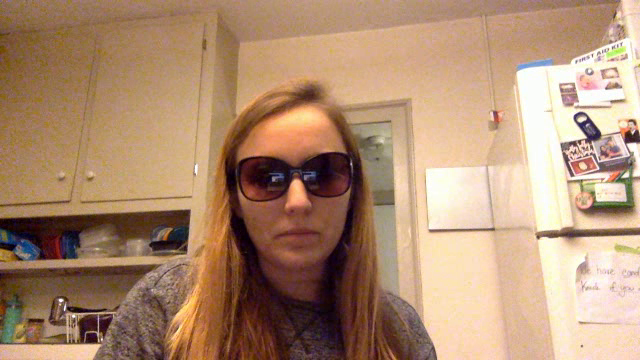
#> input picture frame 4 of code/webcam_video.avi, 640 x 360 px, given in place of the camera
$ python webcam.py
#> lines starting #> are read from the running program, lines starting #| are printed output that depends on the picture
### code/remove.py
import numpy as np
import os
from skimage import io
from scipy import signal

def median_filter(images):
    img_arr = np.array(images)
    n,w,h,c = img_arr.shape
    res = np.zeros((w,h,c))
    for i in range(c): # three rgb channels:
        channel = img_arr[:,:,:,i]
        res[:,:,i] = signal.medfilt(channel, kernel_size=(n,1,1))[n//2]
    return np.array(res).astype(int)

# [17 lines left out: functions subtract, mode_filter, not called in this run]

# [2 lines that do not run on import are left out]

### code/webcam.py
import cv2
import time
import numpy as np
from skimage import io, transform
from remove import median_filter

MAX_SIZE = 1000
HIGH_FREQ = 100
LOW_FREQ = 10

imgs = []

def update_imgs(vc):
    rval, frame = vc.read()
    height, width, _ = np.array(frame).shape
    resized = transform.resize(frame, (height//2, width//2), preserve_range=True)

    if (len(imgs) >= MAX_SIZE):
        imgs.pop(0)
    imgs.append(resized) # add the current image to img array
    return rval

def apply_median_filter(temp):
    if (len(temp) % 2 == 0):
        temp.pop(0)
    return np.array(median_filter(temp), dtype=np.uint8)

def low_frequency(index):
    temp = imgs[index % LOW_FREQ :: LOW_FREQ]
    med = apply_median_filter(temp)
    cv2.imshow('webcam', med)
    key = cv2.waitKey(1)
    return key != 27, med

def high_frequency(index):
    if (len(imgs) < MAX_SIZE):
        temp = imgs[index % FREQUENCY :: FREQUENCY]
    else:
        temp = imgs[0 :: FREQUENCY]

    med = apply_median_filter(temp)
    cv2.imshow('webcam', med)
    key = cv2.waitKey(1)
    return key != 27, med

def main():
    vc = cv2.VideoCapture(0)
    fourcc = cv2.VideoWriter_fourcc(*'XVID')
    video = cv2.VideoWriter('webcam_video.avi',fourcc, 2, (640,360))
    if vc.isOpened():
        rval, frame = vc.read()
#> frame is the input picture: shape (360, 640, 3); mean B, G, R 113.6, 141.1, 174.9
    else:
        rval = False
    i = 0
    while rval and i < 10000:
        rval = update_imgs(vc)
        if (i <= 2 * HIGH_FREQ):
            rval, frame = low_frequency(i)
        else:
            rval, frame = high_frequency(i)
        video.write(frame)
        i += 1
#> this loop made 1 pass; (key Esc is pressed on pass 1)
#> (height in update_imgs, width in update_imgs, i) on pass 1: (360, 640, 1)
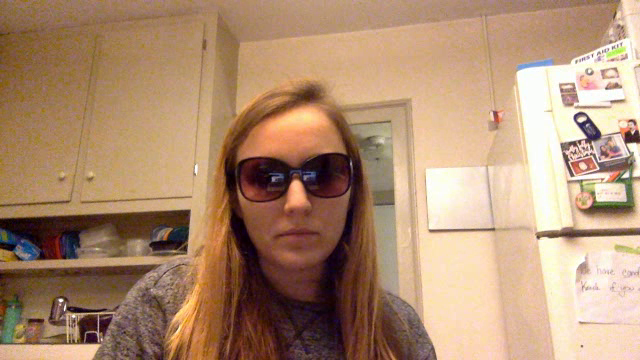
#> input picture frame 5 of code/webcam_video.avi, 640 x 360 px, given in place of the camera
#> pass 1, in update_imgs, `resized = transform.resize(frame, (height//2, width//2), preserve_rang..`:
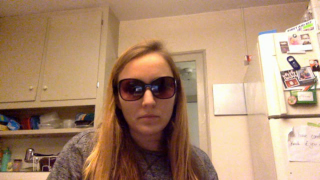
#> resized: shape (180, 320, 3) float64; mean B, G, R 113.2, 141.2, 174.8
#> after the loop, i = 1
    video.release()
    cv2.destroyWindow("preview")

if __name__ == '__main__':
    main()

$ run again, starting later in the video
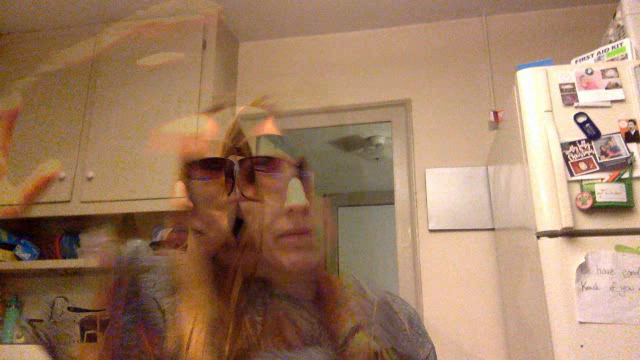
#> input picture frame 22 of code/webcam_video.avi, 640 x 360 px, given in place of the camera
#> in main, frame is the input picture: shape (360, 640, 3); mean B, G, R 98.7, 125.7, 159.8
#> the loop in main, `while rval and i < 10000:` made 1 pass; (key Esc is pressed on pass 1)
#> (height in update_imgs, width in update_imgs, i) on pass 1: (360, 640, 1)
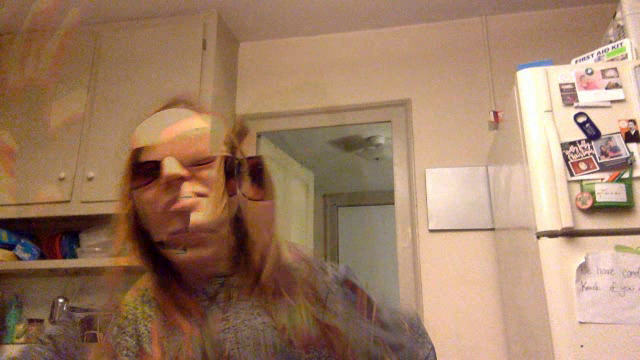
#> input picture frame 23 of code/webcam_video.avi, 640 x 360 px, given in place of the camera
#> after the loop in main, `while rval and i < 10000:`: i = 1

$ run again, starting later in the video
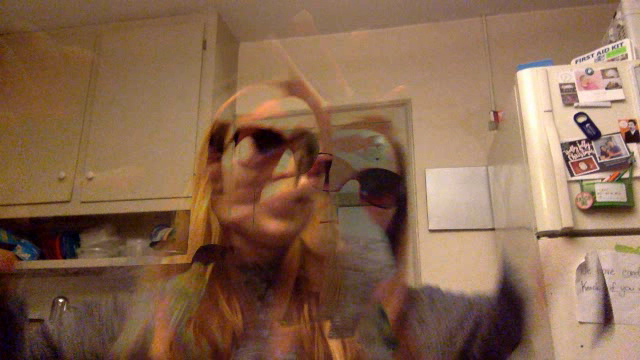
#> input picture frame 39 of code/webcam_video.avi, 640 x 360 px, given in place of the camera
#> in main, frame is the input picture: shape (360, 640, 3); mean B, G, R 78.6, 102.8, 135.5
#> the loop in main, `while rval and i < 10000:` made 1 pass; (key Esc is pressed on pass 1)
#> (height in update_imgs, width in update_imgs, i) on pass 1: (360, 640, 1)
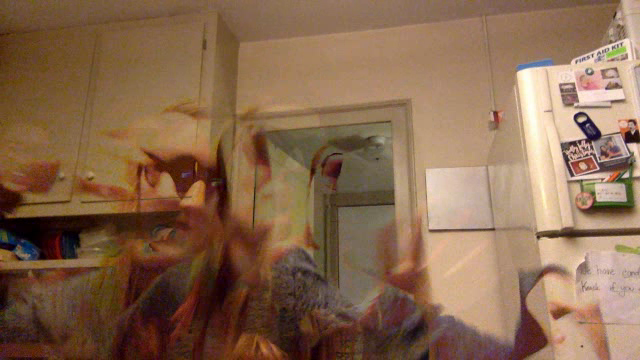
#> input picture frame 40 of code/webcam_video.avi, 640 x 360 px, given in place of the camera
#> after the loop in main, `while rval and i < 10000:`: i = 1
